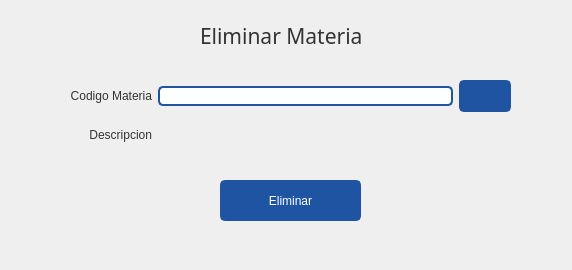
<?xml version="1.0" encoding="UTF-8"?>
<ui version="4.0">
 <class>EstadoFacultad</class>
 <widget class="QWidget" name="EstadoFacultad">
  <property name="windowModality">
   <enum>Qt::ApplicationModal</enum>
  </property>
  <property name="geometry">
   <rect>
    <x>0</x>
    <y>0</y>
    <width>572</width>
    <height>270</height>
   </rect>
  </property>
  <property name="minimumSize">
   <size>
    <width>500</width>
    <height>270</height>
   </size>
  </property>
  <property name="maximumSize">
   <size>
    <width>3000</width>
    <height>3000</height>
   </size>
  </property>
  <property name="windowTitle">
   <string>Estado Facultad</string>
  </property>
  <property name="windowIcon">
   <iconset resource="../resources.qrc">
    <normaloff>:/icons/images/icons/cil-pencil.png</normaloff>:/icons/images/icons/cil-pencil.png</iconset>
  </property>
  <property name="styleSheet">
   <string notr="true">QWidget{
	color: #333;
	font: 9pt &quot;Segoe UI&quot;;
}
/* ----------------- LineEdit  ----------------- */
QLineEdit {
	border-radius: 5px;
	border: 2px solid #1F54A3;
	padding-left: 10px;
	selection-color: white;
	selection-background-color: #2A3C57;
    color: black;
}
QLineEdit:hover {
	border: 2px solid rgb(98, 114, 164);
}
QLineEdit:focus {
	border: 2px solid #2A3C57;
}



/* ----------------- Button ----------------- */
QPushButton {
	border: 2px solid #1F54A3;
	border-radius: 5px;	
	background-color: #1F54A3;
	color:white;
}
 QPushButton:hover {
	background-color: #286FD6;
	border: 2px solid #286FD6;
}
 QPushButton:pressed {	
	background-color: #2A3C57;
	border: 2px solid #2A3C57;
}

/* ----------------- CheckBox ----------------- */

QCheckBox::indicator {
	border : 1px solid #6272a4;
	width: 15px;
	height: 15px;
	border-radius: 15px;
    background: #6272a4;
}
QCheckBox::indicator:hover {
	background-color: #286FD6;
	border : 1px solid #286FD6;
}
QCheckBox::indicator:checked {
	border : 1px solid #1F54A3;
    background: 3px solid #1F54A3;	
	background-image: url(:/icons/images/icons/cil-check-alt.png);
}


/* ----------------- QDateEdit ----------------- */
QDateTimeEdit{
	background-color: white;
	border-radius: 5px;
	border: 2px solid #1F54A3;
    color: black;
}
QDateTimeEdit:hover{
	border: 2px solid #7284b9;
}

QDateTimeEdit:focus {
	border: 2px solid #2A3C57;
}


QDateTimeEdit::up-button {
    border-image: url(:/icons/images/icons/cil-arrow-top.png); 
}

QDateTimeEdit::down-button {
    border-image: url(:/icons/images/icons/cil-arrow-bottom.png);
}














</string>
  </property>
  <widget class="QLabel" name="label">
   <property name="geometry">
    <rect>
     <x>200</x>
     <y>0</y>
     <width>201</width>
     <height>71</height>
    </rect>
   </property>
   <property name="font">
    <font>
     <family>Microsoft YaHei UI Light</family>
     <pointsize>16</pointsize>
     <weight>3</weight>
     <italic>false</italic>
     <bold>false</bold>
    </font>
   </property>
   <property name="styleSheet">
    <string notr="true">font: 25 16pt &quot;Microsoft YaHei UI Light&quot;;</string>
   </property>
   <property name="text">
    <string>Eliminar Materia</string>
   </property>
  </widget>
  <widget class="QWidget" name="gridLayoutWidget">
   <property name="geometry">
    <rect>
     <x>70</x>
     <y>80</y>
     <width>441</width>
     <height>71</height>
    </rect>
   </property>
   <layout class="QGridLayout" name="gridLayout">
    <item row="0" column="2">
     <widget class="QPushButton" name="btn_buscar">
      <property name="minimumSize">
       <size>
        <width>32</width>
        <height>32</height>
       </size>
      </property>
      <property name="text">
       <string/>
      </property>
      <property name="icon">
       <iconset resource="../resources.qrc">
        <normaloff>:/icons/images/icons/cil-paper-plane.png</normaloff>:/icons/images/icons/cil-paper-plane.png</iconset>
      </property>
     </widget>
    </item>
    <item row="0" column="0">
     <widget class="QLabel" name="label_11">
      <property name="text">
       <string>Codigo Materia</string>
      </property>
      <property name="alignment">
       <set>Qt::AlignRight|Qt::AlignTrailing|Qt::AlignVCenter</set>
      </property>
     </widget>
    </item>
    <item row="0" column="1">
     <widget class="QLineEdit" name="txt_codmateria">
      <property name="enabled">
       <bool>true</bool>
      </property>
      <property name="minimumSize">
       <size>
        <width>0</width>
        <height>0</height>
       </size>
      </property>
      <property name="maximumSize">
       <size>
        <width>295</width>
        <height>16777215</height>
       </size>
      </property>
      <property name="clearButtonEnabled">
       <bool>false</bool>
      </property>
     </widget>
    </item>
    <item row="1" column="1">
     <widget class="QLabel" name="lbl_nombremateria">
      <property name="text">
       <string/>
      </property>
     </widget>
    </item>
    <item row="1" column="0">
     <widget class="QLabel" name="label_12">
      <property name="text">
       <string>Descripcion</string>
      </property>
      <property name="alignment">
       <set>Qt::AlignRight|Qt::AlignTrailing|Qt::AlignVCenter</set>
      </property>
     </widget>
    </item>
   </layout>
  </widget>
  <widget class="QPushButton" name="btn_eliminar">
   <property name="enabled">
    <bool>false</bool>
   </property>
   <property name="geometry">
    <rect>
     <x>220</x>
     <y>180</y>
     <width>141</width>
     <height>41</height>
    </rect>
   </property>
   <property name="minimumSize">
    <size>
     <width>116</width>
     <height>32</height>
    </size>
   </property>
   <property name="text">
    <string>Eliminar</string>
   </property>
  </widget>
 </widget>
 <tabstops>
  <tabstop>btn_eliminar</tabstop>
 </tabstops>
 <resources>
  <include location="../resources.qrc"/>
 </resources>
 <connections/>
</ui>
